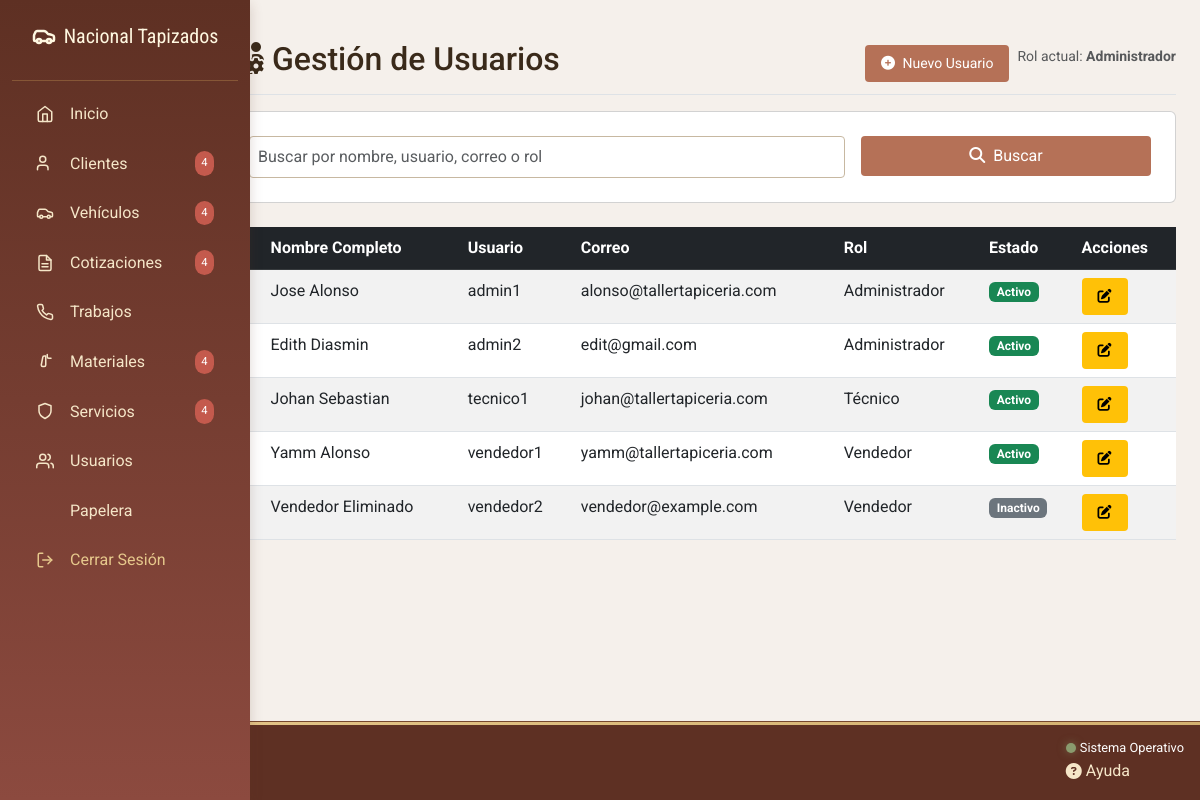
The app's page /admin/formularios/usuarios/index.php (signed in), older data.
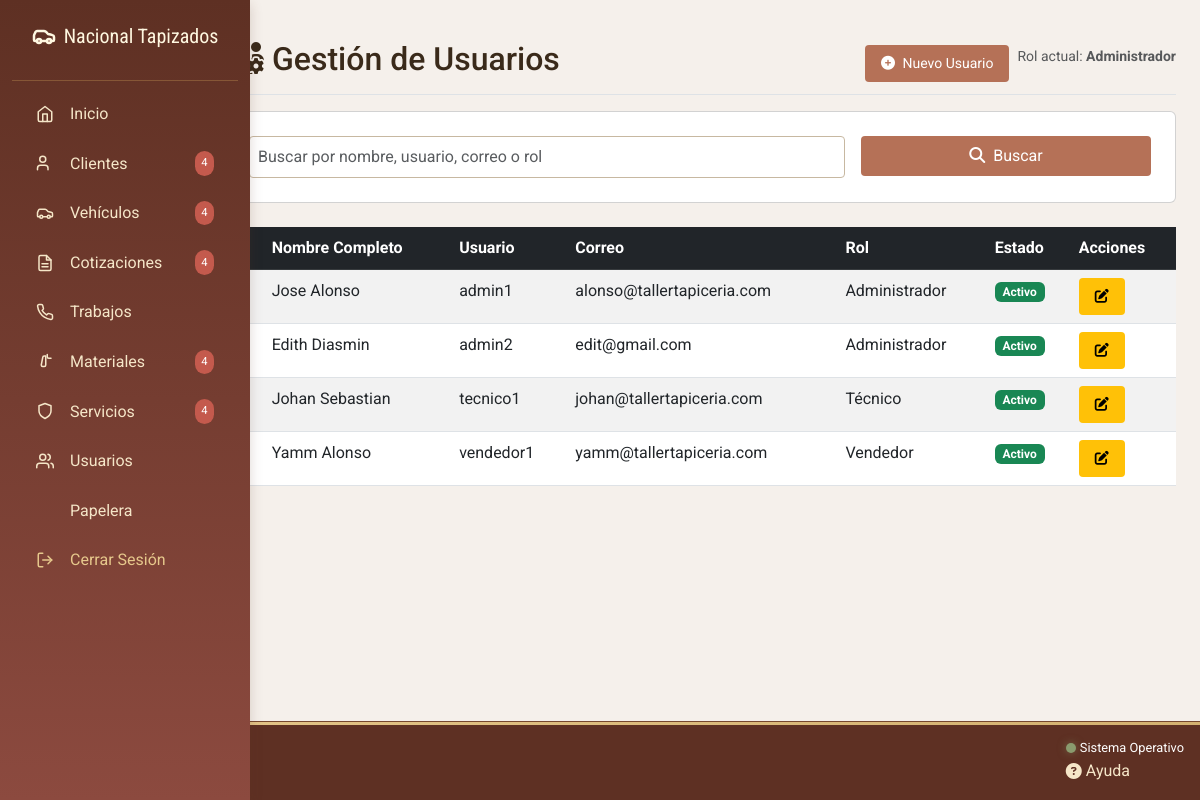
The same page, newer data.
### tables this page shows
CREATE TABLE `usuarios` (
  `id_usuario` int(11) NOT NULL,
  `id_rol` int(11) NOT NULL,
  `username_usuario` varchar(50) NOT NULL,
  `contrasena_usuario` varchar(255) NOT NULL,
  `nombre_completo` varchar(70) NOT NULL,
  `correo_usuario` varchar(70) NOT NULL,
  `telefono_usuario` varchar(25) NOT NULL,
  `fecha_creacion` timestamp NOT NULL DEFAULT current_timestamp() ON UPDATE current_timestamp(),
  `activo_usuario` enum('Activo','Inactivo') NOT NULL,
  `ultima_actividad` datetime NOT NULL,
  `activo` tinyint(1) NOT NULL DEFAULT 1
);

CREATE TABLE `roles` (
  `id_rol` int(11) NOT NULL,
  `nombre_rol` varchar(50) NOT NULL,
  `descripcion_rol` varchar(100) NOT NULL
);

### admin/formularios/usuarios/index.php (the view, shortened to what this page needs)
<?php
require_once __DIR__ . '/../../../php/conexion.php';
$busqueda = $_GET['busqueda'] ?? '';
$pagina = max(1, intval($_GET['pagina'] ?? 1));
$porPagina = 10;
$sql = "SELECT u.*, r.nombre_rol FROM usuarios u JOIN roles r ON u.id_rol = r.id_rol";
$params = [];
$where = '';
$offset = ($pagina - 1) * $porPagina;
$sql .= " $where ORDER BY username_usuario ASC LIMIT $offset, $porPagina";
$stmt = $conex->prepare($sql);
if (!empty($busqueda)) {
    $stmt->execute($params);
} else {
    $stmt->execute();
}
$usuarios = $stmt->fetchAll();
require_once __DIR__ . '/../../includes/head.php';
?>
<body class="bg-light">
    <div class="container-fluid">
        <div class="row">
            <?php include __DIR__ . '/../../includes/sidebar.php'; ?>
            <main class="col-md-9 ms-sm-auto col-lg-10 px-md-4 py-4">
                <div class="d-flex justify-content-between flex-wrap flex-md-nowrap align-items-center pt-3 pb-2 mb-3 border-bottom">
                    <h1 class="h2">
                        <i class="fas fa-users-cog me-2"></i>Gestión de Usuarios
                    </h1>
                    <div class="btn-toolbar mb-2 mb-md-0">
                        <div class="btn-group me-2">
                            <a href="crear.php" class="btn btn-sm btn-primary">
                                <i class="fas fa-plus-circle me-1"></i> Nuevo Usuario
                            </a>
                        </div>
                        <div class="text-muted small">
                            Rol actual: <strong>Administrador</strong>
                        </div>
                    </div>
                </div>
                <div class="card mb-4">
                    <div class="card-body">
                        <form class="row g-3">
                            <div class="col-md-8">
                                <input type="text" class="form-control" name="busqueda" value="<?= htmlspecialchars($busqueda) ?>"
                                    placeholder="Buscar por nombre, usuario, correo o rol">
                            </div>
                            <div class="col-md-4">
                                <button class="btn btn-primary w-100" type="submit">
                                    <i class="fas fa-search me-1"></i> Buscar
                                </button>
                            </div>
                        </form>
                    </div>
                </div>
            <div class="table-responsive">
                <table class="table table-striped table-hover">
                    <thead class="table-dark">
                        <tr>
                            <th>ID</th>
                            <th>Nombre Completo</th>
                            <th>Usuario</th>
                            <th>Correo</th>
                            <th>Rol</th>
                            <th>Estado</th>
                            <th>Acciones</th>
                        </tr>
                    </thead>
                    <tbody>
                        <?php foreach ($usuarios as $usuario): ?>
                        <tr>
                            <td><?= $usuario['id_usuario'] ?></td>
                            <td><?= htmlspecialchars($usuario['nombre_completo']) ?></td>
                            <td><?= htmlspecialchars($usuario['username_usuario']) ?></td>
                            <td><?= htmlspecialchars($usuario['correo_usuario']) ?></td>
                            <td><?= htmlspecialchars($usuario['nombre_rol']) ?></td>
                            <td>
                                <span class="badge bg-<?= $usuario['activo_usuario'] == 'Activo' ? 'success' : 'secondary' ?>">
                                    <?= $usuario['activo_usuario'] ?>
                                </span>
                            </td>
                            <td>
                                <div class="d-flex">
                                    <a href="editar.php?id=<?= $usuario['id_usuario'] ?>" class="btn btn-sm btn-warning me-2">
                                        <i class="fas fa-edit"></i>
                                    </a>
                                </div>
                            </td>
                        </tr>
                        <?php endforeach; ?>
                    </tbody>
                </table>
            </div>
            </main>
        </div>
    </div>
    <?php require_once __DIR__ . '/../../includes/footer.php'; ?>
</body>
</html>

Row changes from the older to the newer data that the page shows:
removed usuarios: nombre_completo "Vendedor Eliminado", username_usuario "vendedor2", correo_usuario "vendedor@example.com", id_rol.nombre_rol "Vendedor", activo_usuario "Inactivo"
